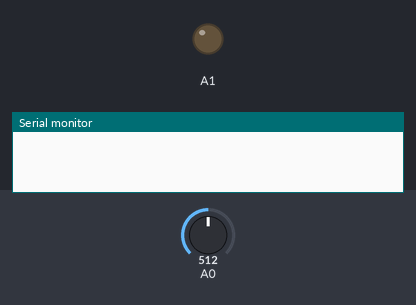
Simulated run of this sketch. Board: Arduino Uno, built with avr-gcc and run on an emulated ATmega328P. On the bench: output pins drawn as LEDs (lit = HIGH), the last lines printed to the serial monitor. Inputs (shaded band) come from the test bench; at power-on: A0 = 512.

Above: at 0.1 s.
At 1.1 s:
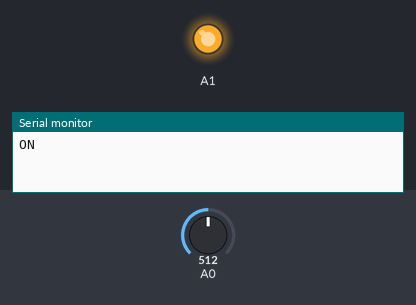
Timing chart, 0 to 2.6 s (numbered marks = the images above):
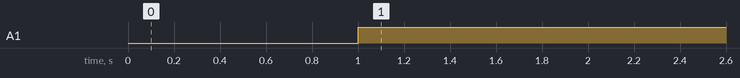

Measured:
- by itself, A1: LOW → HIGH at 1.0 s

The sketch:

sketch_feb29a.ino
```cpp
/*
   マイクロ波レーダーセンサーRCWL-0516スイッチモジュールヒューマンインダクションボード検出器 検出距離 5-7m
*/

void setup() {
  // put your setup code here, to run once:
  Serial.begin(9600);
  pinMode(A0, INPUT);
  pinMode(A1, OUTPUT);
}

void loop() {
  //  digitalWrite(A1, 1);
  // put your main code here, to run repeatedly:
  int i;
  unsigned long  cont = millis();
  while (1) {
    delay(1000);
    i = analogRead(A0);
    if (i > 300) {
      digitalWrite(A1, 1);
      Serial.println("ON");
      cont = millis();
    } else {
      // 一定の時間(5分)以内人体の移動が感知がなければ，OFFにする
      if ((millis() - cont) > (1000l * 300l)) {
        digitalWrite(A1, 0);
        Serial.println("OFF");
        Serial.println("<0");
      }
    }
  }

}
```
